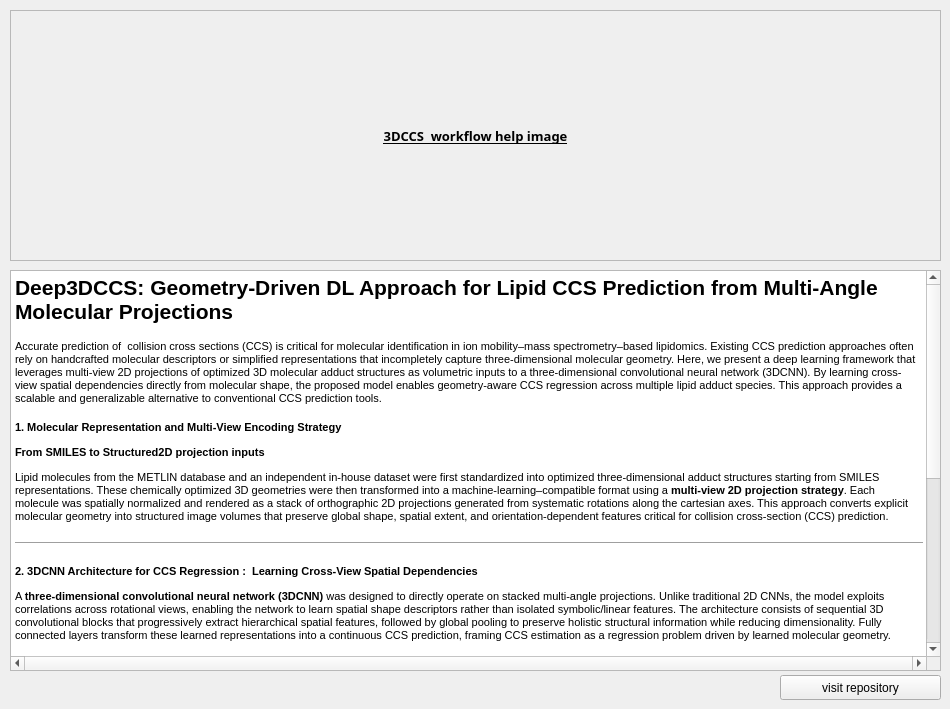
     <widget class="QWidget" name="tab_2">
      <attribute name="title">
       <string>About 3DCCS</string>
      </attribute>
      <widget class="QLabel" name="flowchart_3dccs">
       <property name="geometry">
        <rect>
         <x>10</x>
         <y>10</y>
         <width>931</width>
         <height>251</height>
        </rect>
       </property>
       <property name="font">
        <font>
         <family>MS PGothic</family>
         <pointsize>10</pointsize>
         <weight>75</weight>
         <bold>true</bold>
         <underline>true</underline>
        </font>
       </property>
       <property name="statusTip">
        <string>Schmeatics of Deep3DCNN as graphical workflow </string>
       </property>
       <property name="frameShape">
        <enum>QFrame::StyledPanel</enum>
       </property>
       <property name="lineWidth">
        <number>1</number>
       </property>
       <property name="text">
        <string>3DCCS  workflow help image</string>
       </property>
       <property name="scaledContents">
        <bool>true</bool>
       </property>
       <property name="alignment">
        <set>Qt::AlignCenter</set>
       </property>
       <property name="wordWrap">
        <bool>true</bool>
       </property>
       <property name="margin">
        <number>1</number>
       </property>
      </widget>
      <widget class="QPushButton" name="btn_goto_repository">
       <property name="geometry">
        <rect>
         <x>780</x>
         <y>675</y>
         <width>161</width>
         <height>25</height>
        </rect>
       </property>
       <property name="cursor">
        <cursorShape>PointingHandCursor</cursorShape>
       </property>
       <property name="statusTip">
        <string>Visit the authors official source code repository</string>
       </property>
       <property name="text">
        <string>visit repository</string>
       </property>
       <property name="default">
        <bool>false</bool>
       </property>
      </widget>
      <widget class="QTextBrowser" name="help3dccs">
       <property name="geometry">
        <rect>
         <x>10</x>
         <y>270</y>
         <width>931</width>
         <height>401</height>
        </rect>
       </property>
       <property name="statusTip">
        <string>general help for Deep3DCNN</string>
       </property>
       <property name="verticalScrollBarPolicy">
        <enum>Qt::ScrollBarAlwaysOn</enum>
       </property>
       <property name="horizontalScrollBarPolicy">
        <enum>Qt::ScrollBarAlwaysOn</enum>
       </property>
       <property name="html">
        <string>&lt;!DOCTYPE HTML PUBLIC &quot;-//W3C//DTD HTML 4.0//EN&quot; &quot;http://www.w3.org/TR/REC-html40/strict.dtd&quot;&gt;
&lt;html&gt;&lt;head&gt;&lt;meta name=&quot;qrichtext&quot; content=&quot;1&quot; /&gt;&lt;style type=&quot;text/css&quot;&gt;
p, li { white-space: pre-wrap; }
&lt;/style&gt;&lt;/head&gt;&lt;body style=&quot; font-family:'MS Shell Dlg 2'; font-size:8.25pt; font-weight:400; font-style:normal;&quot;&gt;
&lt;p style=&quot; margin-top:0px; margin-bottom:0px; margin-left:0px; margin-right:0px; -qt-block-indent:0; text-indent:0px;&quot;&gt;&lt;span style=&quot; font-size:16pt; font-weight:600;&quot;&gt;Deep3DCCS: Geometry-Driven DL Approach for Lipid CCS Prediction from Multi-Angle Molecular Projections&lt;/span&gt;&lt;/p&gt;
&lt;p style=&quot; margin-top:16px; margin-bottom:12px; margin-left:0px; margin-right:0px; -qt-block-indent:0; text-indent:0px;&quot;&gt;&lt;span style=&quot; font-size:8pt;&quot;&gt;Accurate prediction of  collision cross sections (CCS) is critical for molecular identification in ion mobility–mass spectrometry–based lipidomics. Existing CCS prediction approaches often rely on handcrafted molecular descriptors or simplified representations that incompletely capture three-dimensional molecular geometry. Here, we present a deep learning framework that leverages multi-view 2D projections of optimized 3D molecular adduct structures as volumetric inputs to a three-dimensional convolutional neural network (3DCNN). By learning cross-view spatial dependencies directly from molecular shape, the proposed model enables geometry-aware CCS regression across multiple lipid adduct species. This approach provides a scalable and generalizable alternative to conventional CCS prediction tools.&lt;/span&gt;&lt;/p&gt;
&lt;p style=&quot; margin-top:16px; margin-bottom:12px; margin-left:0px; margin-right:0px; -qt-block-indent:0; text-indent:0px;&quot;&gt;&lt;span style=&quot; font-size:8pt; font-weight:600;&quot;&gt;1. Molecular Representation and Multi-View Encoding Strategy&lt;/span&gt;&lt;/p&gt;
&lt;p style=&quot; margin-top:12px; margin-bottom:12px; margin-left:0px; margin-right:0px; -qt-block-indent:0; text-indent:0px;&quot;&gt;&lt;span style=&quot; font-size:8pt; font-weight:600;&quot;&gt;From SMILES to Structured2D projection inputs&lt;/span&gt;&lt;/p&gt;
&lt;p style=&quot; margin-top:12px; margin-bottom:12px; margin-left:0px; margin-right:0px; -qt-block-indent:0; text-indent:0px;&quot;&gt;&lt;span style=&quot; font-size:8pt;&quot;&gt;Lipid molecules from the METLIN database and an independent in-house dataset were first standardized into optimized three-dimensional adduct structures starting from SMILES representations. These chemically optimized 3D geometries were then transformed into a machine-learning–compatible format using a &lt;/span&gt;&lt;span style=&quot; font-size:8pt; font-weight:600;&quot;&gt;multi-view 2D projection strategy&lt;/span&gt;&lt;span style=&quot; font-size:8pt;&quot;&gt;. Each molecule was spatially normalized and rendered as a stack of orthographic 2D projections generated from systematic rotations along the cartesian axes. This approach converts explicit molecular geometry into structured image volumes that preserve global shape, spatial extent, and orientation-dependent features critical for collision cross-section (CCS) prediction.&lt;/span&gt;&lt;/p&gt;
&lt;hr /&gt;
&lt;p style=&quot; margin-top:16px; margin-bottom:12px; margin-left:0px; margin-right:0px; -qt-block-indent:0; text-indent:0px;&quot;&gt;&lt;span style=&quot; font-size:8pt; font-weight:600;&quot;&gt;2. 3DCNN Architecture for CCS Regression :  Learning Cross-View Spatial Dependencies&lt;/span&gt;&lt;/p&gt;
&lt;p style=&quot; margin-top:12px; margin-bottom:12px; margin-left:0px; margin-right:0px; -qt-block-indent:0; text-indent:0px;&quot;&gt;&lt;span style=&quot; font-size:8pt;&quot;&gt;A &lt;/span&gt;&lt;span style=&quot; font-size:8pt; font-weight:600;&quot;&gt;three-dimensional convolutional neural network (3DCNN)&lt;/span&gt;&lt;span style=&quot; font-size:8pt;&quot;&gt; was designed to directly operate on stacked multi-angle projections. Unlike traditional 2D CNNs, the model exploits correlations across rotational views, enabling the network to learn spatial shape descriptors rather than isolated symbolic/linear features. The architecture consists of sequential 3D convolutional blocks that progressively extract hierarchical spatial features, followed by global pooling to preserve holistic structural information while reducing dimensionality. Fully connected layers transform these learned representations into a continuous CCS prediction, framing CCS estimation as a regression problem driven by learned molecular geometry.&lt;/span&gt;&lt;/p&gt;
&lt;hr /&gt;
&lt;p style=&quot; margin-top:16px; margin-bottom:12px; margin-left:0px; margin-right:0px; -qt-block-indent:0; text-indent:0px;&quot;&gt;&lt;span style=&quot; font-size:8pt; font-weight:600;&quot;&gt;3. Model Optimization and Generalization Assessment : Resolution, Rotation, and Robustness&lt;/span&gt;&lt;/p&gt;
&lt;p style=&quot; margin-top:12px; margin-bottom:12px; margin-left:0px; margin-right:0px; -qt-block-indent:0; text-indent:0px;&quot;&gt;&lt;span style=&quot; font-size:8pt;&quot;&gt;To ensure robust performance across adduct types, the 3D-CNN framework was systematically evaluated under varying image resolutions and rotational sampling densities. Optimal representation settings were identified independently for each adduct species. Model reliability was then assessed through repeated cross-validation using optimized configurations, ensuring stable learning behavior and resistance to overfitting. An external in-house lipid dataset was further employed to validate real-world generalization, confirming that the learned volumetric features capture transferable structural determinants of CCS beyond the training distribution.&lt;/span&gt;&lt;/p&gt;
&lt;hr /&gt;
&lt;p style=&quot; margin-top:16px; margin-bottom:12px; margin-left:0px; margin-right:0px; -qt-block-indent:0; text-indent:0px;&quot;&gt;&lt;span style=&quot; font-size:8pt; font-weight:600;&quot;&gt;4. Comparative Evaluation and Reproducibility : Benchmarking and open source Commitment&lt;/span&gt;&lt;/p&gt;
&lt;p style=&quot; margin-top:12px; margin-bottom:12px; margin-left:0px; margin-right:0px; -qt-block-indent:0; text-indent:0px;&quot;&gt;&lt;span style=&quot; font-size:8pt;&quot;&gt;The predictive performance of the optimized 3D-CNN model was benchmarked against established online CCS prediction tools, enabling direct comparison under identical molecular inputs. Across lipid adduct classes, the proposed deep learning framework demonstrated competitive and often superior predictive accuracy, highlighting the advantage of geometry-aware volumetric learning. To support transparency and reproducibility, all source code, installation infromation, GUI guidelines, trained models, preprocessing workflows, and associated datasets will be released through our publix github repository, facilitating reuse, eas of customization and further development by the community.&lt;/span&gt;&lt;/p&gt;
&lt;p style=&quot;-qt-paragraph-type:empty; margin-top:12px; margin-bottom:12px; margin-left:0px; margin-right:0px; -qt-block-indent:0; text-indent:0px; font-size:8pt;&quot;&gt;&lt;br /&gt;&lt;/p&gt;
&lt;p style=&quot; margin-top:12px; margin-bottom:12px; margin-left:0px; margin-right:0px; -qt-block-indent:0; text-indent:0px;&quot;&gt;&lt;span style=&quot; font-size:8pt;&quot;&gt;The software  is a part of ongoing work entitled:&lt;/span&gt;&lt;span style=&quot; font-size:12pt;&quot;&gt; &amp;quot;&lt;/span&gt;&lt;span style=&quot; font-family:'Times New Roman,serif'; font-size:12pt; font-weight:600;&quot;&gt;Deep3DCCS: Geometry-Driven Deep Learning for Lipid CCS Prediction from Multi-Angle Molecular Projections&amp;quot;, &lt;/span&gt;&lt;span style=&quot; font-size:8pt;&quot;&gt;currently under review.&lt;/span&gt;&lt;/p&gt;
&lt;p style=&quot;-qt-paragraph-type:empty; margin-top:12px; margin-bottom:12px; margin-left:0px; margin-right:0px; -qt-block-indent:0; text-indent:0px; font-size:8pt;&quot;&gt;&lt;br /&gt;&lt;/p&gt;&lt;/body&gt;&lt;/html&gt;</string>
       </property>
      </widget>
     </widget>
